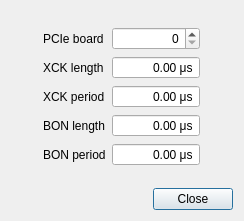
<?xml version="1.0" encoding="UTF-8"?>
<ui version="4.0">
 <class>DialogTriggerInfo</class>
 <widget class="QDialog" name="DialogTriggerInfo">
  <property name="geometry">
   <rect>
    <x>0</x>
    <y>0</y>
    <width>244</width>
    <height>221</height>
   </rect>
  </property>
  <property name="windowTitle">
   <string>Trigger info</string>
  </property>
  <layout class="QVBoxLayout" name="verticalLayout">
   <item>
    <spacer name="verticalSpacer_2">
     <property name="orientation">
      <enum>Qt::Orientation::Vertical</enum>
     </property>
     <property name="sizeHint" stdset="0">
      <size>
       <width>20</width>
       <height>40</height>
      </size>
     </property>
    </spacer>
   </item>
   <item>
    <layout class="QGridLayout" name="gridLayout">
     <item row="1" column="1">
      <widget class="QLabel" name="labelXckLength">
       <property name="toolTip">
        <string>&lt;html&gt;&lt;head/&gt;&lt;body&gt;&lt;p&gt;High time duration of XCK&lt;/p&gt;&lt;/body&gt;&lt;/html&gt;</string>
       </property>
       <property name="whatsThis">
        <string>&lt;html&gt;&lt;head/&gt;&lt;body&gt;&lt;p&gt;&lt;span style=&quot; font-style:italic;&quot;&gt;XCK length&lt;/span&gt; is the high time duration of the signal XCK. XCK signals the camera to start the readout and indicates the time, which is needed for one readout.&lt;/p&gt;&lt;p&gt;The signal is measured by the PCIe card in a 10 ns resolution. The value is stored in the S0 register XCKLEN and is measured once per measurement. The signal XCK can also be set to the output O of the PCIe card by the setting TOR, which can be found under: Settings --&amp;gt; Edit --&amp;gt; Camera Settings --&amp;gt; Board X --&amp;gt; Other --&amp;gt; tor&lt;/p&gt;&lt;/body&gt;&lt;/html&gt;</string>
       </property>
       <property name="text">
        <string>XCK length</string>
       </property>
      </widget>
     </item>
     <item row="1" column="2">
      <widget class="QDoubleSpinBox" name="doubleSpinBoxXckLength">
       <property name="toolTip">
        <string>&lt;html&gt;&lt;head/&gt;&lt;body&gt;&lt;p&gt;High time duration of XCK&lt;/p&gt;&lt;/body&gt;&lt;/html&gt;</string>
       </property>
       <property name="whatsThis">
        <string>&lt;html&gt;&lt;head/&gt;&lt;body&gt;&lt;p&gt;&lt;span style=&quot; font-style:italic;&quot;&gt;XCK length&lt;/span&gt; is the high time duration of the signal XCK. XCK signals the camera to start the readout and indicates the time, which is needed for one readout.&lt;/p&gt;&lt;p&gt;The signal is measured by the PCIe card in a 10 ns resolution. The value is stored in the S0 register XCKLEN and is measured once per measurement. The signal XCK can also be set to the output O of the PCIe card by the setting TOR, which can be found under: Settings --&amp;gt; Edit --&amp;gt; Camera Settings --&amp;gt; Board X --&amp;gt; Other --&amp;gt; tor&lt;/p&gt;&lt;/body&gt;&lt;/html&gt;</string>
       </property>
       <property name="alignment">
        <set>Qt::AlignmentFlag::AlignRight|Qt::AlignmentFlag::AlignTrailing|Qt::AlignmentFlag::AlignVCenter</set>
       </property>
       <property name="readOnly">
        <bool>true</bool>
       </property>
       <property name="buttonSymbols">
        <enum>QAbstractSpinBox::ButtonSymbols::NoButtons</enum>
       </property>
       <property name="showGroupSeparator" stdset="0">
        <bool>true</bool>
       </property>
       <property name="suffix">
        <string> μs</string>
       </property>
       <property name="maximum">
        <double>42949672.950000002980232</double>
       </property>
       <property name="value">
        <double>0.000000000000000</double>
       </property>
      </widget>
     </item>
     <item row="3" column="3">
      <spacer name="horizontalSpacer_2">
       <property name="orientation">
        <enum>Qt::Orientation::Horizontal</enum>
       </property>
       <property name="sizeHint" stdset="0">
        <size>
         <width>40</width>
         <height>20</height>
        </size>
       </property>
      </spacer>
     </item>
     <item row="3" column="0">
      <spacer name="horizontalSpacer">
       <property name="orientation">
        <enum>Qt::Orientation::Horizontal</enum>
       </property>
       <property name="sizeHint" stdset="0">
        <size>
         <width>40</width>
         <height>20</height>
        </size>
       </property>
      </spacer>
     </item>
     <item row="2" column="2">
      <widget class="QDoubleSpinBox" name="doubleSpinBoxXckPeriod">
       <property name="toolTip">
        <string>&lt;html&gt;&lt;head/&gt;&lt;body&gt;&lt;p&gt;Time duration between two positive edges of XCK&lt;/p&gt;&lt;/body&gt;&lt;/html&gt;</string>
       </property>
       <property name="whatsThis">
        <string>&lt;html&gt;&lt;head/&gt;&lt;body&gt;&lt;p&gt;&lt;span style=&quot; font-style:italic;&quot;&gt;XCK period&lt;/span&gt; is the time between two positive edges of XCK. This time between two readouts is the time when the sensor will collect charges, so this is the exposure time.&lt;/p&gt;&lt;p&gt;The signal is measured by the PCIe card in a 10 ns resolution. The value is stored in the S0 register XCKPERIOD and is measured once per measurement. The signal XCK can also be set to the output O of the PCIe card by the setting TOR, which can be found under: Settings --&amp;gt; Edit --&amp;gt; Camera Settings --&amp;gt; Board X --&amp;gt; Other --&amp;gt; tor&lt;/p&gt;&lt;/body&gt;&lt;/html&gt;</string>
       </property>
       <property name="alignment">
        <set>Qt::AlignmentFlag::AlignRight|Qt::AlignmentFlag::AlignTrailing|Qt::AlignmentFlag::AlignVCenter</set>
       </property>
       <property name="readOnly">
        <bool>true</bool>
       </property>
       <property name="buttonSymbols">
        <enum>QAbstractSpinBox::ButtonSymbols::NoButtons</enum>
       </property>
       <property name="showGroupSeparator" stdset="0">
        <bool>true</bool>
       </property>
       <property name="suffix">
        <string> μs</string>
       </property>
       <property name="maximum">
        <double>42949672.950000002980232</double>
       </property>
       <property name="value">
        <double>0.000000000000000</double>
       </property>
      </widget>
     </item>
     <item row="3" column="2">
      <widget class="QDoubleSpinBox" name="doubleSpinBoxBonLength">
       <property name="toolTip">
        <string>&lt;html&gt;&lt;head/&gt;&lt;body&gt;&lt;p&gt;High time duration of BON&lt;/p&gt;&lt;/body&gt;&lt;/html&gt;</string>
       </property>
       <property name="whatsThis">
        <string>&lt;html&gt;&lt;head/&gt;&lt;body&gt;&lt;p&gt;&lt;span style=&quot; font-style:italic;&quot;&gt;BON length&lt;/span&gt; is the high time duration of the signal BON (block on). BON signals the time which is needed for one block of readouts.&lt;/p&gt;&lt;p&gt;The signal is measured by the PCIe card in a 10 ns resolution. The value is stored in the S0 register BONLEN and is measured once per measurement. The signal BON can also be set to the output O of the PCIe card by the setting TOR, which can be found under: Settings --&amp;gt; Edit --&amp;gt; Camera Settings --&amp;gt; Board X --&amp;gt; Other --&amp;gt; tor&lt;/p&gt;&lt;/body&gt;&lt;/html&gt;</string>
       </property>
       <property name="alignment">
        <set>Qt::AlignmentFlag::AlignRight|Qt::AlignmentFlag::AlignTrailing|Qt::AlignmentFlag::AlignVCenter</set>
       </property>
       <property name="readOnly">
        <bool>true</bool>
       </property>
       <property name="buttonSymbols">
        <enum>QAbstractSpinBox::ButtonSymbols::NoButtons</enum>
       </property>
       <property name="showGroupSeparator" stdset="0">
        <bool>true</bool>
       </property>
       <property name="suffix">
        <string> μs</string>
       </property>
       <property name="maximum">
        <double>42949672.950000002980232</double>
       </property>
       <property name="value">
        <double>0.000000000000000</double>
       </property>
      </widget>
     </item>
     <item row="4" column="1">
      <widget class="QLabel" name="labelBonPeriod">
       <property name="toolTip">
        <string>&lt;html&gt;&lt;head/&gt;&lt;body&gt;&lt;p&gt;Time duration between two positive edges of BON&lt;/p&gt;&lt;/body&gt;&lt;/html&gt;</string>
       </property>
       <property name="whatsThis">
        <string>&lt;html&gt;&lt;head/&gt;&lt;body&gt;&lt;p&gt;&lt;span style=&quot; font-style:italic;&quot;&gt;BON period&lt;/span&gt; is the time between two positive edges of BON (block on).&lt;/p&gt;&lt;p&gt;The signal is measured by the PCIe card in a 10 ns resolution. The value is stored in the S0 register BONPERIOD and is measured once per measurement. The signal BON can also be set to the output O of the PCIe card by the setting TOR, which can be found under: Settings --&amp;gt; Edit --&amp;gt; Camera Settings --&amp;gt; Board X --&amp;gt; Other --&amp;gt; tor&lt;/p&gt;&lt;/body&gt;&lt;/html&gt;</string>
       </property>
       <property name="text">
        <string>BON period</string>
       </property>
      </widget>
     </item>
     <item row="4" column="2">
      <widget class="QDoubleSpinBox" name="doubleSpinBoxBonPeriod">
       <property name="toolTip">
        <string>&lt;html&gt;&lt;head/&gt;&lt;body&gt;&lt;p&gt;Time duration between two positive edges of BON&lt;/p&gt;&lt;/body&gt;&lt;/html&gt;</string>
       </property>
       <property name="whatsThis">
        <string>&lt;html&gt;&lt;head/&gt;&lt;body&gt;&lt;p&gt;&lt;span style=&quot; font-style:italic;&quot;&gt;BON period&lt;/span&gt; is the time between two positive edges of BON (block on).&lt;/p&gt;&lt;p&gt;The signal is measured by the PCIe card in a 10 ns resolution. The value is stored in the S0 register BONPERIOD and is measured once per measurement. The signal BON can also be set to the output O of the PCIe card by the setting TOR, which can be found under: Settings --&amp;gt; Edit --&amp;gt; Camera Settings --&amp;gt; Board X --&amp;gt; Other --&amp;gt; tor&lt;/p&gt;&lt;/body&gt;&lt;/html&gt;</string>
       </property>
       <property name="alignment">
        <set>Qt::AlignmentFlag::AlignRight|Qt::AlignmentFlag::AlignTrailing|Qt::AlignmentFlag::AlignVCenter</set>
       </property>
       <property name="readOnly">
        <bool>true</bool>
       </property>
       <property name="buttonSymbols">
        <enum>QAbstractSpinBox::ButtonSymbols::NoButtons</enum>
       </property>
       <property name="showGroupSeparator" stdset="0">
        <bool>true</bool>
       </property>
       <property name="suffix">
        <string> μs</string>
       </property>
       <property name="maximum">
        <double>42949672.950000002980232</double>
       </property>
       <property name="value">
        <double>0.000000000000000</double>
       </property>
      </widget>
     </item>
     <item row="3" column="1">
      <widget class="QLabel" name="labelBonLength">
       <property name="toolTip">
        <string>&lt;html&gt;&lt;head/&gt;&lt;body&gt;&lt;p&gt;High time duration of BON&lt;/p&gt;&lt;/body&gt;&lt;/html&gt;</string>
       </property>
       <property name="whatsThis">
        <string>&lt;html&gt;&lt;head/&gt;&lt;body&gt;&lt;p&gt;&lt;span style=&quot; font-style:italic;&quot;&gt;BON length&lt;/span&gt; is the high time duration of the signal BON (block on). BON signals the time which is needed for one block of readouts.&lt;/p&gt;&lt;p&gt;The signal is measured by the PCIe card in a 10 ns resolution. The value is stored in the S0 register BONLEN and is measured once per measurement. The signal BON can also be set to the output O of the PCIe card by the setting TOR, which can be found under: Settings --&amp;gt; Edit --&amp;gt; Camera Settings --&amp;gt; Board X --&amp;gt; Other --&amp;gt; tor&lt;/p&gt;&lt;/body&gt;&lt;/html&gt;</string>
       </property>
       <property name="text">
        <string>BON length</string>
       </property>
      </widget>
     </item>
     <item row="2" column="1">
      <widget class="QLabel" name="labelXckPeriod">
       <property name="toolTip">
        <string>&lt;html&gt;&lt;head/&gt;&lt;body&gt;&lt;p&gt;Time duration between two positive edges of XCK&lt;/p&gt;&lt;/body&gt;&lt;/html&gt;</string>
       </property>
       <property name="whatsThis">
        <string>&lt;html&gt;&lt;head/&gt;&lt;body&gt;&lt;p&gt;&lt;span style=&quot; font-style:italic;&quot;&gt;XCK period&lt;/span&gt; is the time between two positive edges of XCK. This time between two readouts is the time when the sensor will collect charges, so this is the exposure time.&lt;/p&gt;&lt;p&gt;The signal is measured by the PCIe card in a 10 ns resolution. The value is stored in the S0 register XCKPERIOD and is measured once per measurement. The signal XCK can also be set to the output O of the PCIe card by the setting TOR, which can be found under: Settings --&amp;gt; Edit --&amp;gt; Camera Settings --&amp;gt; Board X --&amp;gt; Other --&amp;gt; tor&lt;/p&gt;&lt;/body&gt;&lt;/html&gt;</string>
       </property>
       <property name="text">
        <string>XCK period</string>
       </property>
      </widget>
     </item>
     <item row="0" column="1">
      <widget class="QLabel" name="labelBoard">
       <property name="text">
        <string>PCIe board</string>
       </property>
      </widget>
     </item>
     <item row="0" column="2">
      <widget class="QSpinBox" name="spinBoxBoard">
       <property name="alignment">
        <set>Qt::AlignmentFlag::AlignRight|Qt::AlignmentFlag::AlignTrailing|Qt::AlignmentFlag::AlignVCenter</set>
       </property>
       <property name="maximum">
        <number>4</number>
       </property>
      </widget>
     </item>
    </layout>
   </item>
   <item>
    <spacer name="verticalSpacer">
     <property name="orientation">
      <enum>Qt::Orientation::Vertical</enum>
     </property>
     <property name="sizeHint" stdset="0">
      <size>
       <width>20</width>
       <height>40</height>
      </size>
     </property>
    </spacer>
   </item>
   <item>
    <widget class="QDialogButtonBox" name="buttonBox">
     <property name="orientation">
      <enum>Qt::Orientation::Horizontal</enum>
     </property>
     <property name="standardButtons">
      <set>QDialogButtonBox::StandardButton::Close</set>
     </property>
    </widget>
   </item>
  </layout>
 </widget>
 <tabstops>
  <tabstop>spinBoxBoard</tabstop>
  <tabstop>doubleSpinBoxXckLength</tabstop>
  <tabstop>doubleSpinBoxXckPeriod</tabstop>
  <tabstop>doubleSpinBoxBonLength</tabstop>
  <tabstop>doubleSpinBoxBonPeriod</tabstop>
 </tabstops>
 <resources/>
 <connections>
  <connection>
   <sender>buttonBox</sender>
   <signal>rejected()</signal>
   <receiver>DialogTriggerInfo</receiver>
   <slot>reject()</slot>
   <hints>
    <hint type="sourcelabel">
     <x>234</x>
     <y>211</y>
    </hint>
    <hint type="destinationlabel">
     <x>157</x>
     <y>189</y>
    </hint>
   </hints>
  </connection>
  <connection>
   <sender>buttonBox</sender>
   <signal>rejected()</signal>
   <receiver>DialogTriggerInfo</receiver>
   <slot>reject()</slot>
   <hints>
    <hint type="sourcelabel">
     <x>234</x>
     <y>211</y>
    </hint>
    <hint type="destinationlabel">
     <x>243</x>
     <y>189</y>
    </hint>
   </hints>
  </connection>
 </connections>
</ui>
